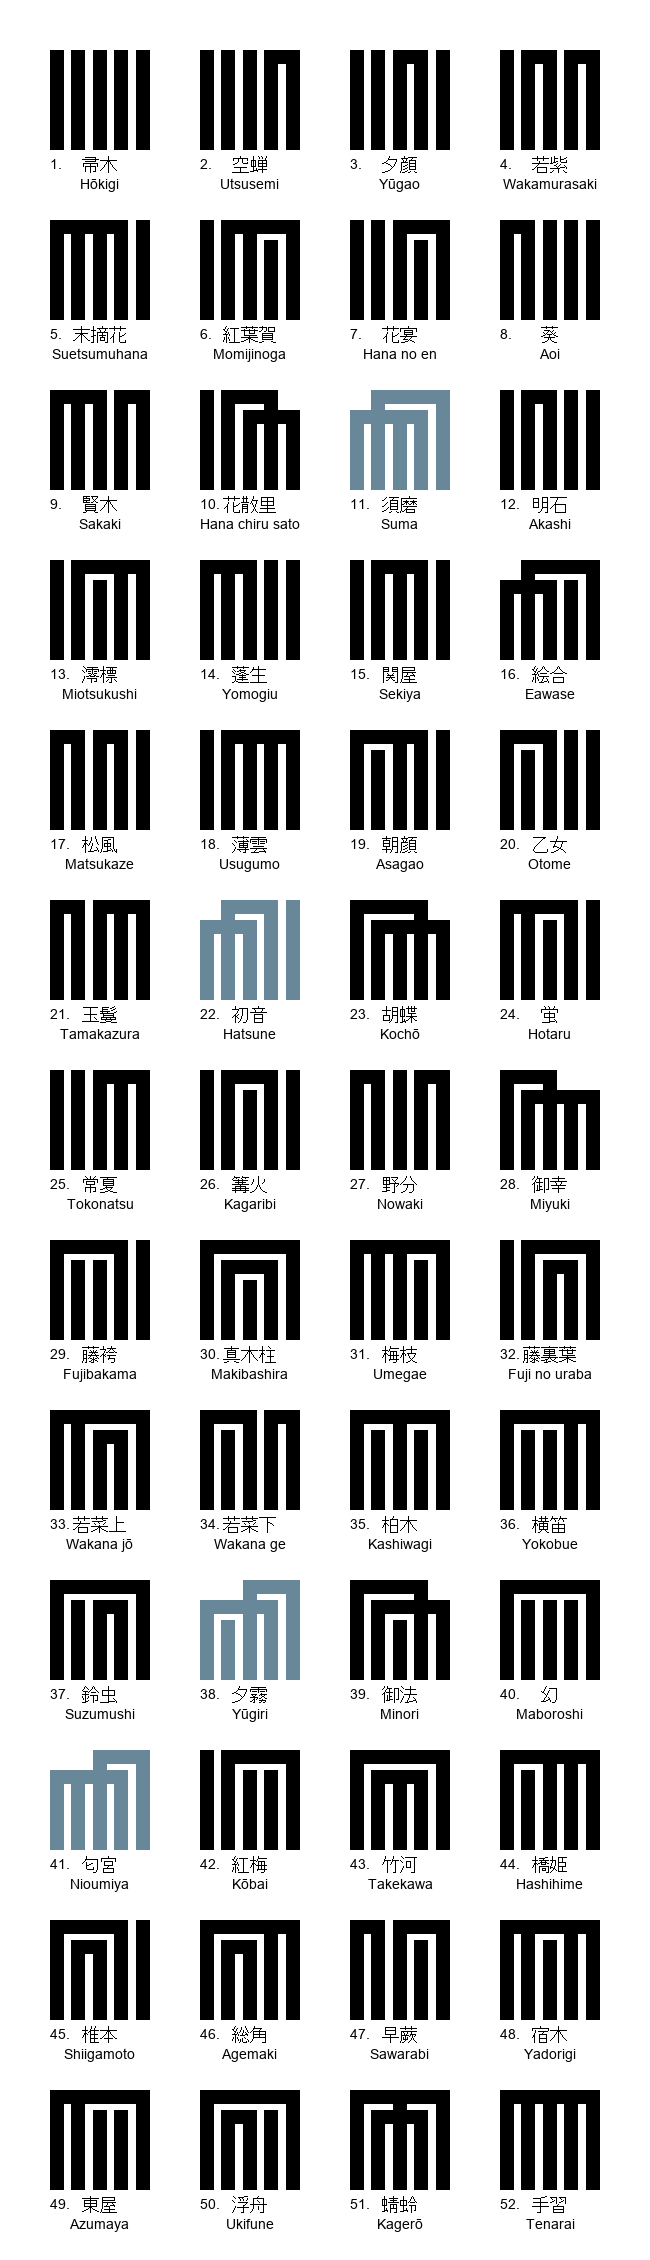

Reproduce this figure in Python.
"""
Utilities for generating, working with, and drawing genji-ko (源氏香),
traditional Japanese patterns representing partitions of sets of five
elements.
"""
from PIL import Image, ImageDraw, ImageFont
from typing import List, Set, Tuple, Iterator, Optional
from pydantic import validate_call
import itertools
import math
import pandas as pd


__all__ = [ 
    "GenjikoType",
    "intervals_overlap",
    "validate_genjiko",
    "draw_genjiko",
    "partitions",
    "is_nested_within",
    "optimal_genjiko_for_partition",
    "generate_all_genjiko_patterns",
    "draw_genjiko_grid",
    "parse_genjiko_file",
    "check_dataframe_partitions",
    "load_genjiko",
    "draw_annotated_genjiko_grid",
    "draw_genjiko_font_grid",
]


GenjikoType = List[Tuple[float, Set[int]]]


def intervals_overlap(group1: Set[int], group2: Set[int]) -> bool:
    """
    Checks if the intervals defined by two groups overlap.
    Returns True if they overlap, False otherwise.
    """
    min1, max1 = min(group1), max(group1)
    min2, max2 = min(group2), max(group2)
    return not (max1 < min2 or max2 < min1)


@validate_call
def validate_genjiko(genjiko: GenjikoType):
    """
    Validates that no two groups with the same height overlap.
    Returns True if valid, False otherwise.
    """
    for i, (height1, group1) in enumerate(genjiko):
        for height2, group2 in genjiko[i + 1:]:
            if height1 == height2 and intervals_overlap(group1, group2):
                return False
    return True


@validate_call
def draw_genjiko(
    img,
    x: int,
    y: int,
    height: int,
    width: int,
    line_width: int,
    genjiko: GenjikoType, 
    color: str = "black",
    rubricate: bool = False,
):
    """
    Draws a single genji-ko pattern on an existing image at a specified
    position.
    """
    if not validate_genjiko(genjiko):
        raise ValueError(f"Genjiko pattern {genjiko!r} is invalid.")
    
    draw = ImageDraw.Draw(img)

    max_index = max([ max(p) for h, p in genjiko ])

    # positions of the vertical lines.
    line_positions = [
        x + (i * (width - line_width) // 4) + line_width // 2
        for i in range(max_index)
    ]

    # Draw each group
    for height_ratio, group in genjiko:
        group_height = y + (1 - height_ratio) * height  
        left_index = min(group) - 1 
        right_index = max(group) - 1

        group_color = color
        if rubricate and (1 in group):
            group_color = "red"

        # Draw vertical lines for each element in the group
        for element in group:
            x = line_positions[element - 1]  
            draw.line(
                [(x, y + height-1), (x, group_height)],
                fill=group_color,
                width=line_width
            )

        if len(group) > 1:
            # Draw horizontal connector line across the group
            cap_width = line_width // 2 - 1

            left_x = line_positions[left_index] - line_width // 2

            right_x = line_positions[right_index] + \
                      line_width // 2 - ((line_width+1) % 2)

            draw.line([
                (left_x, group_height + cap_width), 
                (right_x, group_height + cap_width)
            ], fill=group_color, width=line_width)


@validate_call
def partitions(s: Set[int]) -> Iterator[List[Set[int]]]:
    """Yield all partitions of a set as they are generated."""
    if not s:
        yield []
        return
    first = min(s) # use the least element for a more natural order
    rest = s - {first}
    for partition in partitions(rest):
        yield [{first}] + partition
        for i in range(len(partition)):
            new_partition = partition[:i] + \
                            [partition[i] | {first}] + partition[i+1:]
            yield new_partition


@validate_call
def is_nested_within(group1: Set[int], group2: Set[int]) -> bool:
    """
    Checks if group1 is nested within group2 based on interval overlap.
    Returns True if group1 is strictly inside group2, False otherwise.
    """
    return min(group1) > min(group2) and max(group1) < max(group2)


@validate_call
def optimal_genjiko_for_partition(
    partition: List[Set[int]]
) -> List[Tuple[float, Set[int]]]:
    """
    Given a partition, find the optimal genji-ko layout by minimizing a cost
    function.

    I was originally hoping to get to 100% algorithmic generation, but this
    simple rule captures all but 4 of layouts, and the remaining four cannot be
    expressed in any rule which is shorter and simpler than just simply listing
    the special cases.
    """
    best_cost = math.inf
    best_genjiko = None
    HEIGHTS = [1.0, 0.8, 0.6]
    
    # Generate all combinations of heights for each group in the partition
    for height_combo in itertools.product(HEIGHTS, repeat=len(partition)):
        genjiko_candidate = [
            (height, group) 
            for height, group 
            in zip(height_combo, partition)
        ]
        
        # Skip invalid configurations
        if not validate_genjiko(genjiko_candidate):
            continue
        
        # Encourage larger heights
        cost = -sum(height for height, _ in genjiko_candidate)  
        
        # Encourage groups nested inside of other groups to be lower.
        for height1, group1 in genjiko_candidate:
            for height2, group2 in genjiko_candidate:
                if is_nested_within(group1, group2) and height1 > height2:
                    cost += 1
        
        # keep track of the best solution so far
        if cost < best_cost:
            best_cost = cost
            best_genjiko = genjiko_candidate

    return best_genjiko


@validate_call
def generate_all_genjiko_patterns(
    n: int = 5
) -> Iterator[List[Tuple[float, Set[int]]]]:
    """
    Generate optimal genji-ko patterns for all partitions of a set of `n`
    elements.
    """
    for partition in partitions(set(range(1, n+1))):
        optimal_genjiko = optimal_genjiko_for_partition(partition)
        if optimal_genjiko:
            yield optimal_genjiko


@validate_call
def draw_genjiko_grid(
    genjiko_patterns: List[GenjikoType],
    cell_size: int = 100,
    padding: int = 50,
    grid_width: int = 4,
    grid_height: int = 13,
    grid_indent: int = 0,
    line_width: int = 14,
    rubricate: bool = False,
) -> Image:
    """
    A simple utility to draw a list of genjiko patterns in an arbitrary grid.
    """
    
    # Setup grid parameters
    image_width = grid_width * (cell_size + padding) - padding + 100
    image_height = grid_height * (cell_size + padding) - padding + 100
    
    # Create a new image with a white background
    img = Image.new("RGB", (image_width, image_height), "white")
    
    # Draw each Genjiko in the grid
    for i, genjiko in enumerate(genjiko_patterns):
        i += grid_indent
        row, col = divmod(i, grid_width)
        x = col * (cell_size + padding) + padding // 2
        y = row * (cell_size + padding) + padding // 2
        
        # Draw the Genjiko pattern at the specified position
        draw_genjiko(
            img, 
            x=x, 
            y=y, 
            height=cell_size, 
            width=cell_size, 
            line_width=line_width, 
            genjiko=genjiko,
            rubricate=rubricate,
        )
    
    return img


@validate_call
def parse_genjiko_file(
    filename: str
) -> Iterator[Tuple[str, str, List[Set[int]]]]:
    """
    Reads the genji-ko text file, which is in this line-delimited format:
    
        "Kanji - Romaji - Permutation"

    with  no column headers. Be sure to use utf-8 so that Kanji load!
    """
    
    with open(filename, 'r', encoding='utf-8') as file:
        for line in file:
            kanji, romaji, partition_json = line.strip().split(" - ")
            partition = eval(partition_json)
            yield (kanji, romaji, partition)


def check_dataframe_partitions(df: pd.DataFrame):
    """
    Interactive function to verify the partitions of the data frame
    exactly match the set of all partitions of a set of 5 elements.
    Only needed when making changes to `genjiko.txt`.
    """
    # check for duplicates in the data frame
    dupes = df[df["Partition"].duplicated(keep=False)]
    if len(dupes):
        print(dupes)

    # we need hashable types to put things into sets
    def freeze(items):
        return frozenset(
            frozenset(s) for s in items
        )
    # the set of partitions of 5 things.
    p5 = set(freeze(p) for p in partitions({1, 2, 3, 4, 5}))
    
    # check for extra patterns in the data frame
    for partition in df['Partition']:
        frozen_partition = freeze(partition)
        if frozen_partition not in p5:
            print(partition)
    
    # check for patterns missing from the data frame
    dfp5 = set(freeze(p) for p in df["Partition"])
    for frozen_partition in p5:
        if frozen_partition not in dfp5:
            print(frozen_partition)
            

def load_genjiko() -> pd.DataFrame:
    """
    Loads the file containing the traditional name, order, and permutation of
    each genji-ko, validates it, calculates an optimal layout, and handles
    special cases where the optimal layout does not match the traditional
    layout.
    """
    df = pd.DataFrame(
        list(parse_genjiko_file("genjiko.txt")),
        columns=["Kanji", "Romaji", "Partition"]
    )

    # calculate optimal layouts
    df["Genjiko"] = df["Partition"].apply(optimal_genjiko_for_partition)

    # default color is black.
    df["Color"] = "black"
    
    # special cases. flag these in red for review.
    
    # Suma: {1, 3, 4} should be lower than {2, 5}
    df.at[10, 'Genjiko'] = [ (0.8, {1, 3, 4}), (1.0, {2, 5}) ]
    df.at[10, 'Color'] = "red"
    
    # Hatsune: {1, 3} should be lower than {2, 4}
    df.at[21, 'Genjiko'] = [ (0.8, {1, 3}), (1.0, {2, 4}), (1.0, {5}) ]
    df.at[21, 'Color'] = "red"
    
    # Yuguri: {1, 4} should be lower than {3, 5}, and {2} even lower.
    df.at[37, 'Genjiko'] = [ (0.8, {1, 4}), (0.6, {2}), (1.0, {3, 5}) ]
    df.at[37, 'Color'] = "red"
    
    # Nioumiya: {1, 2, 4} should be lower than {3, 5}
    df.at[40, 'Genjiko'] = [ (0.8, {1, 2, 4}), (1.0, {3, 5}) ]
    df.at[40, 'Color'] = "red"

    return df
    

def draw_annotated_genjiko_grid(
    df: pd.DataFrame,
    grid_width: int = 4,
    grid_height: int = 13,
    cell_size: int = 100,
    padding: int = 50,
    text_height: int = 20,
    include_index_label: bool = True,
    include_kanji_label: bool = True,
    include_romaji_label: bool = True,
    kanji_font: str = "msgothic.ttc",
    kanji_font_size: int = 18,
    kanji_text_offset: int = 14,
    romaji_text_offset: int = 20,
    romaji_font: str = "arial.ttf",
    romaji_font_size: int = 14,
    line_width: int = 14,
    grid_indent: int = 0,
):
    """
    A more specialized function to draw genji-ko, this time using the data
    frame as the source of truth for order and genji-ko pattern; this pattern
    will be the algorithmically determined optimal pattern, or the special 
    case if overridden. Can also print the index, kanji, and romaji.
    """
    # grid calculations
    cell_width = cell_size + padding
    cell_height = cell_size + padding + text_height

    image_width = grid_width * cell_width - padding + cell_size
    image_height = grid_height * cell_height - padding + cell_size
    
    # Create a new image with a white background
    img = Image.new("RGB", (image_width, image_height), "white")
    draw = ImageDraw.Draw(img)

    # font setup
    font_kanji = ImageFont.truetype(kanji_font, kanji_font_size)
    font_romaji = ImageFont.truetype(romaji_font, romaji_font_size)

    # Draw each Genjiko in the grid
    for i, row in df.iterrows():
        i += grid_indent
        row_num, col_num = divmod(i, grid_width)
        x = col_num * cell_width + padding
        y = row_num * cell_height + padding
        
        # Draw the Genjiko pattern at the specified position
        draw_genjiko(
            img,
            x=x,
            y=y,
            height=cell_size,
            width=cell_size,
            line_width=line_width,
            genjiko=row["Genjiko"],
            color=row.get("Color", "black"),
        )
        
        # Calculate vertical text positions
        kanji_text_y = y + cell_size + kanji_text_offset
        romaji_text_y = kanji_text_y + romaji_text_offset

        # Draw Kanji and Romaji text
        if include_index_label:
            draw.text(
                (x, kanji_text_y), 
                f"{i+1}.", 
                font=font_romaji, 
                fill="black", 
                anchor="lm",
            )

        if include_kanji_label:
            draw.text(
                (x + cell_size / 2, kanji_text_y), 
                row["Kanji"], 
                font=font_kanji, 
                fill="black", 
                anchor="mm",
            )

        if include_romaji_label:
            draw.text(
                (x + cell_size / 2, romaji_text_y), 
                row["Romaji"], 
                font=font_romaji, 
                fill="black", 
                anchor="mm",
            )

    # Display or save the final image
    return img


def draw_genjiko_font_grid():
    """
    Draws the genji-ko from genjiko.ttf in the same grid pattern, so
    it can be compared to my algorithmically generated version.
    This font comes from here:

        https://www.illllli.com/font/symbol/genjiko/

    It seems to be 100% correct in terms of the names and order, so
    is a high-quality reference point. 
    """
    # Load the genjiko font from the local directory
    font_genjiko = ImageFont.truetype("genjiko.ttf", 80)

    # Grid parameters
    grid_width, grid_height = 4, 13
    cell_size = 100
    padding = 20
    image_width = grid_width * (cell_size + padding) - padding
    image_height = grid_height * (cell_size + padding) - padding

    # Create a new image with a white background
    img = Image.new("RGB", (image_width, image_height), "white")
    draw = ImageDraw.Draw(img)

    # Genjiko character sequence in genjiko.ttf
    genjiko_chars = "BCDEFGHIJKLMNOPQRSTUVWXYZabcdefghijklmnopqrstuvwxyz12"

    # Draw each Genjiko pattern in the grid
    for i, char in enumerate(genjiko_chars):
        row, col = divmod(i, grid_width)
        x = col * (cell_size + padding)
        y = row * (cell_size + padding)

        # Draw the Genjiko character in the center of each cell
        draw.text(
            (x + cell_size / 2, y + cell_size / 2), 
            char, 
            font=font_genjiko, 
            fill="black", 
            anchor="mm",
        )

    # Display or save the final image
    return img
